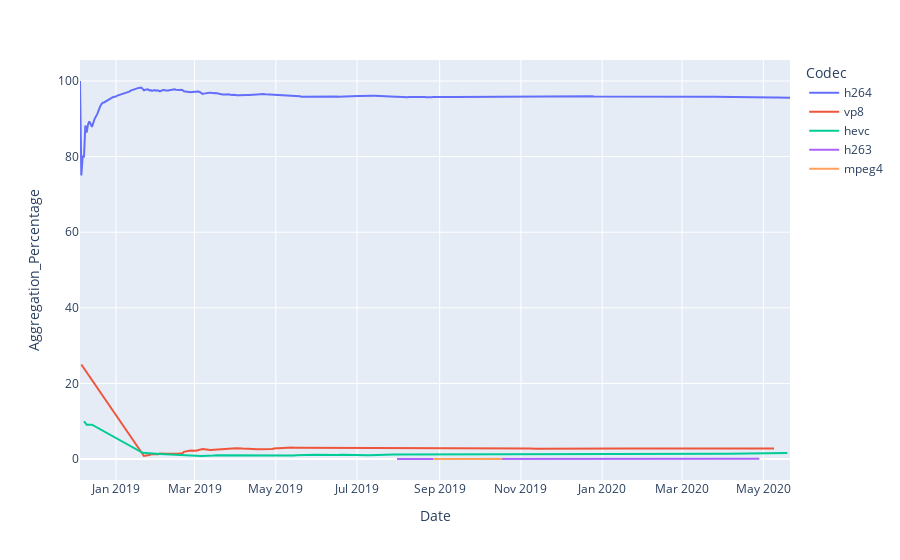

Notebook cell for this chart:
### Code cell
temp = plot_df.dropna(subset=['Date','Aggregation_Percentage'])

fig = px.line(temp, x = "Date", y = "Aggregation_Percentage", color='Codec')
fig.show()
